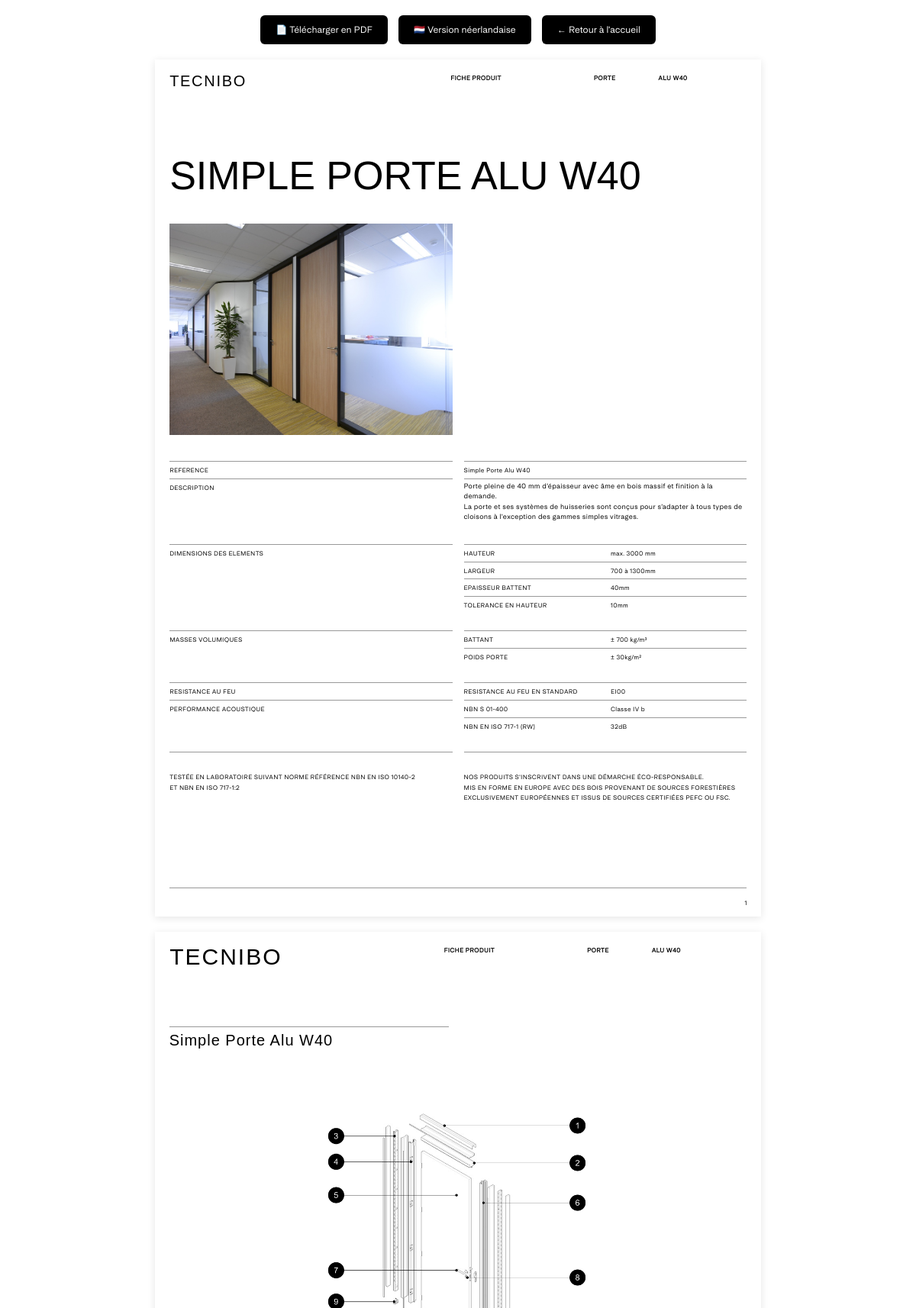
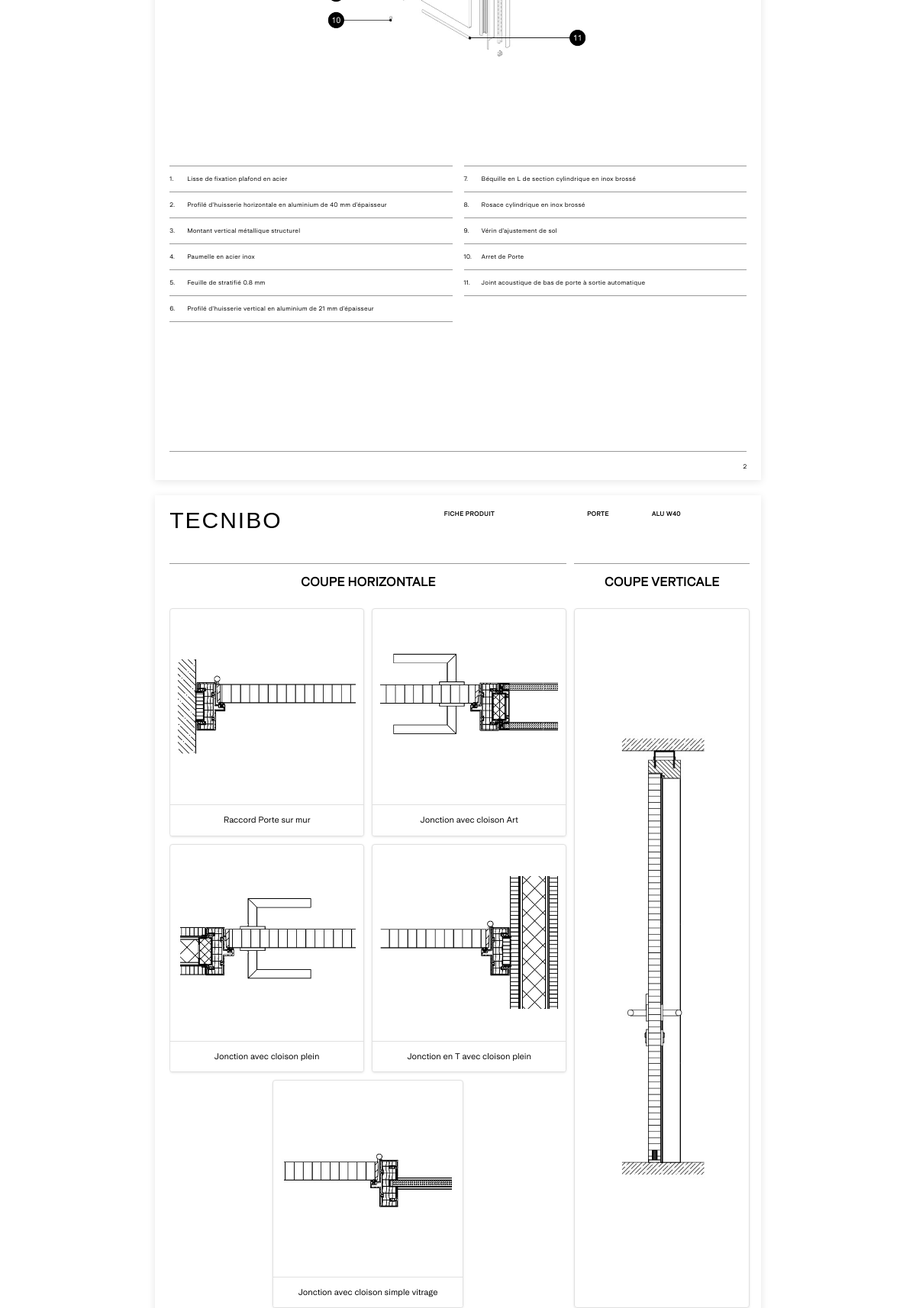
Page /index?cpid=P_SD_AL_W40_VAR1_32dB (upper part) on the committed database (2 pictures, top to bottom).
### tables this page shows
CREATE TABLE fiche_technique (
        id INTEGER PRIMARY KEY AUTOINCREMENT,
        cpid TEXT NOT NULL,
        langue TEXT DEFAULT 'fr',
	    type TEXT,
        reference TEXT,
        description TEXT,
        photo_produit TEXT,
        hauteur TEXT,
        largeur TEXT,
        epaisseur TEXT,
	    epaisseur_battent TEXT,
        tolerance_hauteur TEXT,
        verre TEXT,
	    battant TEXT,
	    panneau TEXT,
        poids_porte_cloison  TEXT,
        resistance_feu TEXT,
        nbn_s_01_400 TEXT,
        nbn_en_iso_717_1 TEXT,
        design_et_flexibilite TEXT,
        personnalisation_options TEXT,
        vue_eclatee_image TEXT,
        vue_eclatee_1 TEXT,
        vue_eclatee_2 TEXT,
        vue_eclatee_3 TEXT,
        vue_eclatee_4 TEXT,
        vue_eclatee_5 TEXT,
        vue_eclatee_6 TEXT,
        vue_eclatee_7 TEXT,
        vue_eclatee_8 TEXT,
        vue_eclatee_9 TEXT,
        vue_eclatee_10 TEXT,
        vue_eclatee_11 TEXT,
        vue_eclatee_12 TEXT,
        vue_eclatee_13 TEXT,
        vue_eclatee_14 TEXT,
        vue_eclatee_15 TEXT,
        vue_eclatee_16 TEXT,
        vue_eclatee_17 TEXT,
        vue_eclatee_18 TEXT,
        vue_eclatee_19 TEXT,
        vue_eclatee_20 TEXT,
        vue_eclatee_21 TEXT,
        vue_eclatee_22 TEXT,
        vue_eclatee_count INTEGER DEFAULT 0,
        dessin_technique_1 TEXT,
        dessin_technique_2 TEXT,
        dessin_technique_3 TEXT,
        dessin_technique_4 TEXT,
        dessin_technique_5 TEXT,
        dessin_technique_6 TEXT,
        dessin_technique_nom_1 TEXT,
        dessin_technique_nom_2 TEXT,
        dessin_technique_nom_3 TEXT,
        dessin_technique_nom_4 TEXT,
        dessin_technique_nom_5 TEXT,
        dessin_technique_nom_6 TEXT
    , reference_menu TEXT NOT NULL DEFAULT '', variant TEXT);

### app.py (the view)
@app.route('/index')
def index():
    cpid = request.args.get("cpid")
    lang = request.args.get("lang", "fr")
    fiche = None
    if cpid:
        conn = get_db_connection()
        row = conn.execute(
            "SELECT * FROM fiche_technique WHERE cpid=? AND langue=?",
            (cpid, lang)
        ).fetchone()
        conn.close()
        if row:
            fiche = dict(row)
    if not fiche:
        return "Référence introuvable", 404
    if lang == "nl":
        return render_template("indexHaasNL.html", fiche=fiche, lang="nl")
    return render_template("indexHaas.html", fiche=fiche, lang="fr")

### app.py (called while the page is built)
def get_db_connection():
    conn = sqlite3.connect(DB_NAME)
    conn.row_factory = sqlite3.Row
    return conn

### templates/indexHaas.html (shortened to what this page needs)
<!DOCTYPE html>
<html lang="fr">
<head>
  <link rel="stylesheet" href="{{ url_for('static', filename='stylesHaas.css') }}">
  <link href="https://cdn.jsdelivr.net/npm/bootstrap@5.3.2/dist/css/bootstrap.min.css" rel="stylesheet">
</head>
<body>
<div class="Telecharger">
    <button id="downloadBtn">📄 Télécharger en PDF</button>
    <button onclick="window.location.href='?cpid={{ fiche.cpid }}&lang=nl'">
        🇳🇱 Version néerlandaise
    </button>
    <button id="retourBtn" onclick="window.location.href='/'">
        ← Retour à l'accueil
    </button>
</div>
<div class="PageA4">
  <header>
    <div class="d-flex mb-5">
      <div class="logo">TECNIBO</div>
      <div class="d-flex text-muted-header header-right">
        <span class="FICHE" style="margin-right: 121px;">FICHE PRODUIT</span>
        <span class="SECTION" style="margin-right: 56px;">{{ fiche.type|upper }}</span>
        <span class="CPID">{{ fiche.reference_menu|upper }}</span>
      </div>
    </div>
  </header>
  <main>
    <h1 class="title">{{ fiche.reference }}</h1>
    <div class="row gx-0">
      <div class="col-6">
        <div class="product-photo">
          {% if fiche.photo_produit %}
          <img src="{{ url_for('static', filename=fiche.photo_produit) }}"
               alt="Vue product photo"
               style="max-width:100%; max-height:100%; object-fit:contain;">
          {% endif %}
        </div>
      </div>
    </div>
    <div class="row table-row gx-0">
      <div class="col-6 text-muted border-half"><span>REFERENCE</span></div>
      <div class="col-6">
        <div class="d-flex align-items-center text-muted border-half inner-row">
          <span class="left">{{ fiche.reference }}</span>
        </div>
      </div>
    </div>
    <div class="row table-row gx-0">
      <div class="col-6 text-muted border-half"><span>DESCRIPTION</span></div>
      <div class="col-6 border-half text-desc dashDesc">
      </div>
    </div>
    <br>
    <div class="row table-row gx-0">
      <div class="col-6 text-muted text-muted-dim border-half"><span>DIMENSIONS DES ELEMENTS</span></div>
      <div class="col-6">
        <div class="d-flex align-items-center text-muted text-muted-dim border-half inner-row">
          <span class="left">HAUTEUR</span>
          <span class="right">{{ fiche.hauteur }}</span>
        </div>
        <div class="d-flex align-items-center text-muted text-muted-larg border-half inner-row">
          <span class="left">LARGEUR</span>
          <span class="right">{{ fiche.largeur }}</span>
        </div>
        {% if fiche.type == 'Cloison' %}
        <div class="d-flex align-items-center text-muted border-half inner-row">
          <span class="left">EPAISSEUR</span>
          <span class="right">{{ fiche.epaisseur }}</span>
        </div>
        {% else %}
        <div class="d-flex align-items-center text-muted border-half inner-row">
          <span class="left">EPAISSEUR BATTENT</span>
          <span class="right">{{ fiche.epaisseur }}</span>
        </div>
        {% endif %}
        <div class="d-flex align-items-center text-muted border-half inner-row">
          <span class="left">TOLERANCE EN HAUTEUR</span>
          <span class="right">{{ fiche.tolerance_hauteur }}</span>
        </div>
      </div>
    </div>
    <div class="padding"></div>
    <div class="row table-row gx-0">
      <div class="col-6 text-muted border-half"><span>MASSES VOLUMIQUES</span></div>
      <div class="col-6">
        {% if fiche.type == 'Cloison' %}
          {% if fiche.verre %}
          <div class="d-flex align-items-center text-muted border-half inner-row">
            <span class="left">VERRE</span>
            <span class="right">{{ fiche.verre }}</span>
          </div>
          {% endif %}
          {% if fiche.panneau %}
          <div class="d-flex align-items-center text-muted border-half inner-row">
            <span class="left">PANNEAU</span>
            <span class="right">{{ fiche.panneau }}</span>
          </div>
          {% endif %}
          {% if fiche.poids_porte_cloison %}
          <div class="d-flex align-items-center text-muted border-half inner-row">
            <span class="left">POIDS CLOISON</span>
            <span class="right">{{ fiche.poids_porte_cloison }}</span>
          </div>
          {% endif %}
        {% else %}
          {% if fiche.battant %}
          <div class="d-flex align-items-center text-muted border-half inner-row">
            <span class="left">BATTANT</span>
            <span class="right">{{ fiche.battant }}</span>
          </div>
          {% endif %}
          {% if fiche.poids_porte_cloison %}
          <div class="d-flex align-items-center text-muted border-half inner-row">
            <span class="left">POIDS PORTE</span>
            <span class="right">{{ fiche.poids_porte_cloison }}</span>
          </div>
          {% endif %}
        {% endif %}
      </div>
    </div>
    <div class="padding"></div>
    <div class="row table-row gx-0">
      <div class="col-6 text-muted border-half"><span>RESISTANCE AU FEU</span></div>
      <div class="col-6">
        <div class="d-flex align-items-center text-muted border-half inner-row">
          <span class="left">RESISTANCE AU FEU EN STANDARD</span>
          <span class="right">{{ fiche.resistance_feu }}</span>
        </div>
      </div>
    </div>
    <div class="row table-row gx-0">
      <div class="col-6 text-muted border-half"><span>PERFORMANCE ACOUSTIQUE</span></div>
      <div class="col-6">
        <div class="d-flex align-items-center text-muted border-half inner-row">
          <span class="left">NBN S 01-400</span>
          <span>{{ fiche.nbn_s_01_400 }}</span>
        </div>
        <div class="d-flex align-items-center text-muted border-half inner-row">
          <span class="left">NBN EN ISO 717-1 (RW)</span>
          <span class="right">{{ fiche.nbn_en_iso_717_1 }}</span>
        </div>
      </div>
    </div>
    <div class="padding"></div>
    <div class="row table-row gx-0">
      <div class="col-6 text-muted border-half">
        <div class="padding-test">
          TESTÉE EN LABORATOIRE SUIVANT NORME RÉFÉRENCE NBN EN ISO 10140-2 <br>ET NBN EN ISO 717-1:2
        </div>
      </div>
      <div class="col-6 border-half text-muted">
        <div class="padding-test">
          NOS PRODUITS S'INSCRIVENT DANS UNE DÉMARCHE ÉCO-RESPONSABLE.<br>
          MIS EN FORME EN EUROPE AVEC DES BOIS PROVENANT DE SOURCES FORESTIÈRES <br>
          EXCLUSIVEMENT EUROPÉENNES ET ISSUS DE SOURCES CERTIFIÉES PEFC OU FSC.
        </div>
      </div>
    </div>
  </main>
  <footer class="footer">
    <div class="footer-content">
      <span class="numberPage">1</span>
    </div>
  </footer>
</div>
<div class="PageA4">
  <header>
    <div class="d-flex mb-5">
      <div class="logo2">TECNIBO</div>
      <div class="d-flex text-muted-header2 header-right2">
        <span class="FICHE" style="margin-right: 121px;">FICHE PRODUIT</span>
        <span class="SECTION" style="margin-right: 56px;">{{ fiche.type|upper }}</span>
        <span class="CPID">{{ fiche.reference_menu|upper }}</span>
      </div>
    </div>
  </header>
  <main>
    <div class="main1">
      <div class="padding-Pa3"></div>
      <div class="row table-row gx-0">
        <div class="col-6 border-half">
          <div class="logTitle">
              {{ fiche.reference }}
          </div>
        </div>
      </div>
      <div id="Image">
        {% if fiche.vue_eclatee_image %}
        <img src="{{ url_for('static', filename=fiche.vue_eclatee_image) }}"
             alt="Vue éclatée produit"
             style="max-width:100%; max-height:100%; object-fit:contain;">
        {% endif %}
      </div>
    </div>
    <div class="main2">
      <div class="row table-row gx-0">
        <div class="col-6">
          {% for i in range(1, (fiche.vue_eclatee_count // 2) + (fiche.vue_eclatee_count % 2) + 1) %}
          <div class="text-muted_main2 border-half">
            <span style="display: inline-block; width: 0px; text-align: right;">{{ i }}.</span>&nbsp;&nbsp;&nbsp;&nbsp;&nbsp;&nbsp;&nbsp;&nbsp;&nbsp;
            {{ fiche['vue_eclatee_' ~ i] if fiche['vue_eclatee_' ~ i] else '' }}
          </div>
          {% endfor %}
          <div class="text-muted_main2 border-half"></div>
        </div>
        <div class="col-6">
          {% for i in range(((fiche.vue_eclatee_count // 2) + (fiche.vue_eclatee_count % 2)) + 1, fiche.vue_eclatee_count + 1) %}
          <div class="text-muted_main2 border-half">
            <span style="display: inline-block; width: 0px; text-align: right;">{{ i }}.</span>&nbsp;&nbsp;&nbsp;&nbsp;&nbsp;&nbsp;&nbsp;&nbsp;&nbsp;
            {{ fiche['vue_eclatee_' ~ i] if fiche['vue_eclatee_' ~ i] else '' }}
          </div>
          {% endfor %}
          <div class="text-muted_main2 border-half"></div>
        </div>
      </div>
    </div>
  </main>
  <footer class="footer">
    <div class="footer-content">
      <span class="numberPage">2</span>
    </div>
  </footer>
</div>
<div class="PageA4">
  <header>
    <div class="d-flex mb-5">
      <div class="logo2">TECNIBO</div>
      <div class="d-flex text-muted-header2 header-right2">
        <span class="FICHE" style="margin-right: 121px;">FICHE PRODUIT</span>
        <span class="SECTION" style="margin-right: 56px;">{{ fiche.type|upper }}</span>
        <span class="CPID">{{ fiche.reference_menu|upper }}</span>
      </div>
    </div>
  </header>
  <main>
    <div class="main4">
      <div class="row table-row gx-0">
        <div class="col-8 border-half">
          <div class="DesFlecHV">COUPE HORIZONTALE</div>
          <div class="row Horizontal1">
            <div class="col-6">
              <div class="w3-container">
                {% if fiche.dessin_technique_1 %}
                <div class="w3-card-4 w3-center">
                  <img src="{{ url_for('static', filename=fiche.dessin_technique_1) }}" alt="">
                  <div class="w3-container w3-center">
                    {% if fiche.dessin_technique_nom_1 %}
                    <p>{{ fiche.dessin_technique_nom_1 }}</p>
                    {% endif %}
                  </div>
                </div>
                {% endif %}
              </div>
            </div>
            <div class="col-6">
              <div class="w3-container">
                {% if fiche.dessin_technique_2 %}
                <div class="w3-card-4 w3-center">
                  <img src="{{ url_for('static', filename=fiche.dessin_technique_2) }}" alt="">
                  <div class="w3-container w3-center">
                   {% if fiche.dessin_technique_nom_2 %}
                    <p>{{ fiche.dessin_technique_nom_2 }}</p>
                    {% endif %}
                  </div>
                </div>
                {% endif %}
              </div>
            </div>
          </div>
          <div class="row Horizontal2">
            <div class="col-6">
              <div class="w3-container">
                {% if fiche.dessin_technique_3 %}
                <div class="w3-card-4 w3-center">
                  <img src="{{ url_for('static', filename=fiche.dessin_technique_3) }}" alt="">
                  <div class="w3-container w3-center">
                    {% if fiche.dessin_technique_nom_3 %}
                    <p>{{ fiche.dessin_technique_nom_3 }}</p>
                    {% endif %}
                  </div>
                </div>
                {% endif %}
              </div>
            </div>
            <div class="col-6">
              <div class="w3-container">
                {% if fiche.dessin_technique_4 %}
                <div class="w3-card-4 w3-center">
                  <img src="{{ url_for('static', filename=fiche.dessin_technique_4) }}" alt="">
                  <div class="w3-container w3-center">
                    {% if fiche.dessin_technique_nom_4 %}
                    <p>{{ fiche.dessin_technique_nom_4 }}</p>
                    {% endif %}
                  </div>
                </div>
                {% endif %}
              </div>
            </div>
          </div>
          <div class="row Horizontal3">
            <div class="col-6">
              <div class="w3-container">
                {% if fiche.dessin_technique_5 %}
                <div class="w3-card-4 w3-center">
                  <img src="{{ url_for('static', filename=fiche.dessin_technique_5) }}" alt="">
                  <div class="w3-container w3-center">
                    {% if fiche.dessin_technique_nom_5 %}
                    <p>{{ fiche.dessin_technique_nom_5 }}</p>
                    {% endif %}
                  </div>
                </div>
                {% endif %}
              </div>
            </div>
          </div>
        </div>
        <div class="col-4 border-half">
          <div class="DesFlecHV">COUPE VERTICALE</div>
          {% if fiche.dessin_technique_6 %}
          <div class="vertical">
            <img src="{{ url_for('static', filename=fiche.dessin_technique_6) }}">
          </div>
          {% endif %}
        </div>
      </div>
    </div>
  </main>
</div>
</body>
</html>

### rows in the picture
fiche_technique: type "PORTE", reference_menu "ALU W40", reference "SIMPLE PORTE ALU W40", photo_produit (picture), reference "Simple Porte Alu W40", hauteur "max. 3000 mm", largeur "700 à 1300mm", epaisseur "40mm", tolerance_hauteur "10mm", battant "± 700 kg/m³", poids_porte_cloison "± 30kg/m²", resistance_feu "EI00", nbn_s_01_400 "Classe IV b", nbn_en_iso_717_1 "32dB", vue_eclatee_image (picture), vue_eclatee_1 "Lisse de fixation plafond en acier" "Profilé d’huisserie horizontale en aluminium de 40 mm d’épaisseur" "Montant vertical métallique structurel" "Paumelle en acier inox" "Feuille de stratifié 0.8 mm" "Profilé d’huisserie vertical en aluminium de 21 mm d’épaisseur", vue_eclatee_7 "Béquille en L de section cylindrique en inox brossé" "Rosace cylindrique en inox brossé" "Vérin d’ajustement de sol" "Arret de Porte" "Joint acoustique de bas de porte à sortie automatique", dessin_technique_1 (picture), dessin_technique_nom_1 "Raccord Porte sur mur", dessin_technique_2 (picture), dessin_technique_nom_2 "Jonction avec cloison Art", dessin_technique_3 (picture), dessin_technique_nom_3 "Jonction avec cloison plein", dessin_technique_4 (picture), dessin_technique_nom_4 "Jonction en T avec cloison plein", dessin_technique_5 (picture), dessin_technique_nom_5 "Jonction avec cloison simple vitrage", dessin_technique_6 (picture)

### other values in the picture
{{ i }} "1" "2" "3" "4" "5" "6"
{{ i }} "7" "8" "9" "10" "11"
